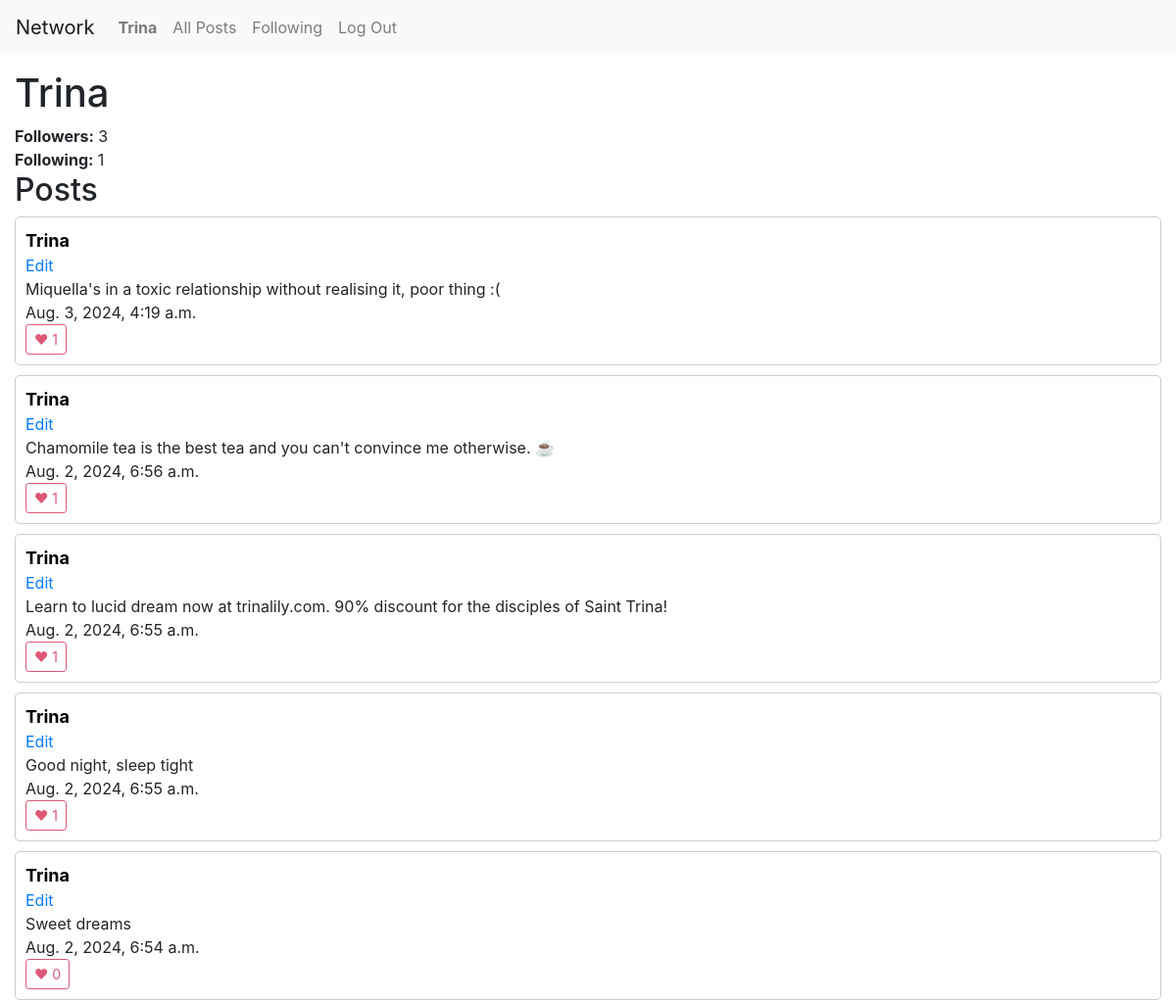
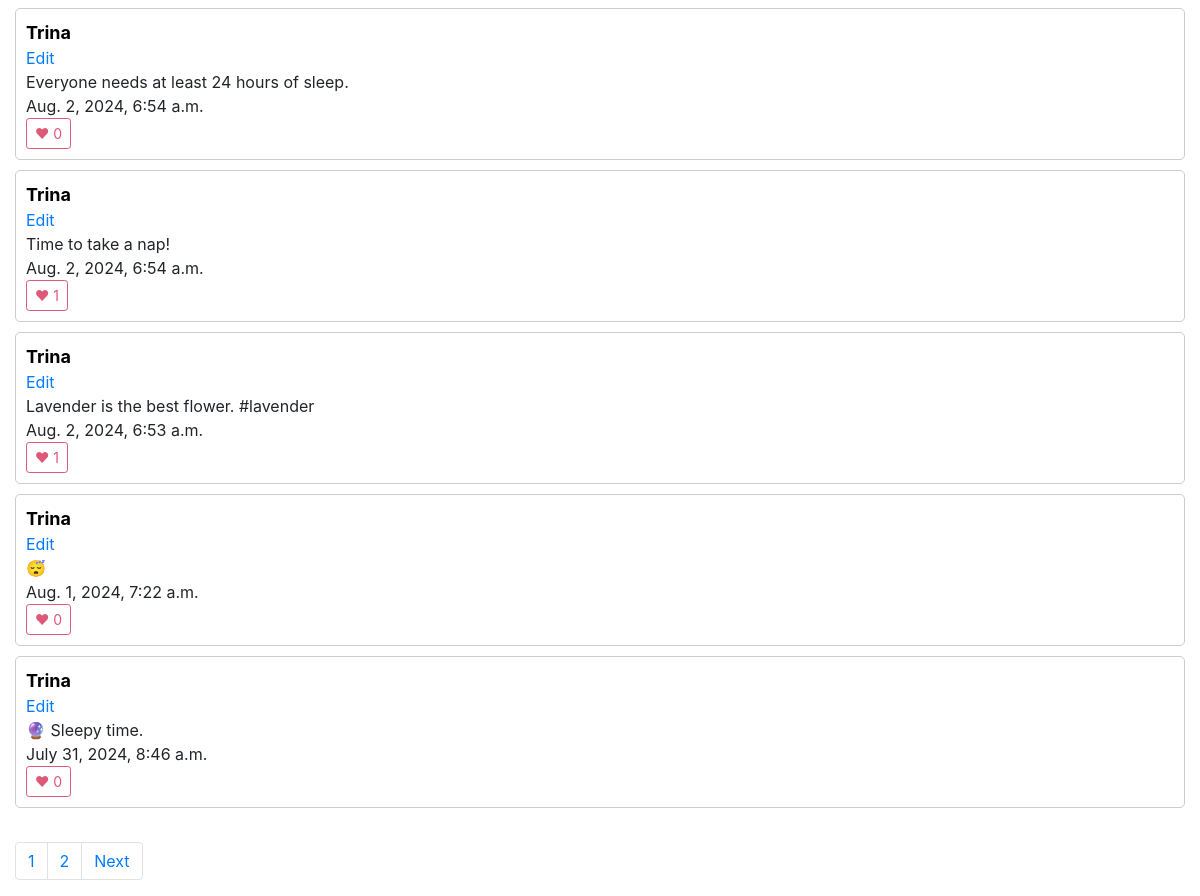
Screenshot of /users/Trina/page1 (signed in) with the database file from the repository (2 pictures, top to bottom).
### network/models.py (models this page shows, shortened)
class User(AbstractUser):
    followers = models.ManyToManyField('self', related_name="following", null=True)
    following = models.ManyToManyField('self', related_name="followers",null=True)

class Post(models.Model):
    user = models.ForeignKey("User", on_delete=models.CASCADE, related_name="posts")
    content = models.TextField(blank=True)
    timestamp = models.DateTimeField(auto_now_add=True)
    likes = models.IntegerField(default=0)
    likes_users = models.ManyToManyField("User", related_name="likes", null=True)

### network/views.py (the view)
# urls.py: path("users/<str:username>/page<int:page_num>", views.user, name="user"),
def user(request, username, page_num):
    user_data = User.objects.filter(username=username)[0]
    posts = Post.objects.filter(user=user_data)
    posts = posts.order_by("-timestamp").all()
    if request.user.id == user_data.id:
        not_user = False
        is_following = None
    else:
        not_user = True
        is_following = request.user.followers.filter(id=user_data.id).exists()
    p = Paginator(posts, 10)
    page_obj = p.get_page(page_num)
    prev_page = None
    has_prev_page = False
    if page_obj.has_previous():
        prev_page = page_obj.previous_page_number()
        has_prev_page = True
    next_page = None
    has_next_page = False
    if page_obj.has_next():
        next_page = page_obj.next_page_number()
        has_next_page = True
    return render(request, 'network/user.html', {
        "user_data": user_data,
        "username": user_data.username,
        "followers": user_data.followers.count(),
        "following": user_data.following.count(),
        "posts": page_obj,
        "not_user": not_user,
        "is_following": is_following,
        "pages": p,
        "has_prev_page": has_prev_page,
        "prev_page": prev_page,
        "has_next_page": has_next_page,
        "next_page": next_page,
    })

### network/templates/network/user.html (shortened to what this page needs)
{% extends "network/layout.html" %}
{% load static %}
{% block body %}
    <h1>{{ username }}</h1>
    <b>Followers:</b> {{ followers }} <br>
    <b>Following:</b> {{ following }}
    <h2>Posts</h2>
    {% for post in posts %}
        <div id="post-container">
            <a href="{% url 'user' post.user.username 1 %}" class="username-link">{{ post.user.username }}</a>
            {% if not not_user %}
                <br><button id="edit-link-{{ post.id }}" class="edit-link" onclick="edit_post({{ post.id }})">Edit</button>
            {% endif %}
            <div id="content-{{ post.id }}">{{ post.content }}</div>
            {{ post.timestamp }} <br>
            <button id="like-{{ post.id }}" onclick="toggle_like({{ post.id }})" class="like-btn">♥ {{ post.likes_users.count }}</button>
        </div>
    {% endfor %}
    <br>
    <nav aria-label="Page navigation example">
        <ul class="pagination">
          {% for page in pages %}
            <li class="page-item"><a class="page-link"  href="{% url 'user' username page.number%}">{{ page.number }}</a></li>
          {% endfor %}
          {% if has_next_page %}
            <li class="page-item"><a class="page-link" href="{% url 'user' username next_page %}">Next</a></li>
          {% endif  %}
        </ul>
      </nav>
{% endblock %}

### network/templates/network/layout.html (shortened to what this page needs)
{% load static %}
<!DOCTYPE html>
<html lang="en">
    <head>
        <link rel="stylesheet" href="https://stackpath.bootstrapcdn.com/bootstrap/4.4.1/css/bootstrap.min.css">
        <link href="{% static 'network/styles.css' %}" rel="stylesheet">
    </head>
    <body>
        <nav class="navbar navbar-expand-lg navbar-light bg-light">
            <a class="navbar-brand" href="#">Network</a>
            <div>
              <ul class="navbar-nav mr-auto">
                {% if user.is_authenticated %}
                    <li class="nav-item">
                        <a id="nav-username" class="nav-link" href="{% url 'user' user.username 1 %}"><strong>{{ user.username }}</strong></a>
                    </li>
                {% endif %}
                <li class="nav-item">
                  <a class="nav-link" href="{% url 'index' %}">All Posts</a>
                </li>
                {% if user.is_authenticated %}
                    <li class="nav-item">
                        <a class="nav-link" href="{% url 'following' 1%}">Following</a>
                    </li>
                    <li class="nav-item">
                        <a class="nav-link" href="{% url 'logout' %}">Log Out</a>
                    </li>
                {% endif %}
              </ul>
            </div>
          </nav>
        <div class="body">
            {% block body %}
            {% endblock %}
        </div>
    </body>
</html>

### network/static/network/styles.css (style rules this page uses)
.body { margin:15px; }
#post-container { align-items: center; border: 1px solid #ccc; padding: 10px; margin-bottom: 10px; border-radius: 5px; }
.edit-link { color:#007bff; background-color: transparent; border:none; padding:0px; }
.username-link { color:black; font-weight: bold; font-size: large; }
.like-btn { display: inline-block; font-weight: 400; text-align: center; vertical-align: middle; user-select: none; background-color: transparent; border: 1px solid transparent; transition: color .15s ease-in-out,background-color .15s ease-in-out,border-color .15s ease-in-out,box-shadow .15s ease-in-out; padding: .25rem .5rem; font-size: .875rem; line-height: 1.5; border-radius: .2rem; color: #de5877; border-color: #de5877; }

### rows the page displays
User: username "Trina"
Post: user.username "Trina", content "Miquella's in a toxic relationship without realising it, poor thing :(", timestamp "Aug. 3, 2024, 4:19 a.m.", likes_users.count "1"
Post: user.username "Trina", content "Chamomile tea is the best tea and you can't convince me otherwise. ☕️", timestamp "Aug. 2, 2024, 6:56 a.m.", likes_users.count "1"
Post: user.username "Trina", content "Learn to lucid dream now at trinalily.com. 90% discount for the disciples of Saint Trina!", timestamp "Aug. 2, 2024, 6:55 a.m.", likes_users.count "1"
Post: user.username "Trina", content "Good night, sleep tight", timestamp "Aug. 2, 2024, 6:55 a.m.", likes_users.count "1"
Post: user.username "Trina", content "Sweet dreams", timestamp "Aug. 2, 2024, 6:54 a.m.", likes_users.count "0"
Post: user.username "Trina", content "Everyone needs at least 24 hours of sleep.", timestamp "Aug. 2, 2024, 6:54 a.m.", likes_users.count "0"
Post: user.username "Trina", content "Time to take a nap!", timestamp "Aug. 2, 2024, 6:54 a.m.", likes_users.count "1"
Post: user.username "Trina", content "Lavender is the best flower. #lavender", timestamp "Aug. 2, 2024, 6:53 a.m.", likes_users.count "1"
Post: user.username "Trina", content "😴", timestamp "Aug. 1, 2024, 7:22 a.m.", likes_users.count "0"
Post: user.username "Trina", content "🔮 Sleepy time.", timestamp "July 31, 2024, 8:46 a.m.", likes_users.count "0"

### other values shown
{{ followers }} "3"
{{ following }} "1"
{{ page.number }} "1" "2"
